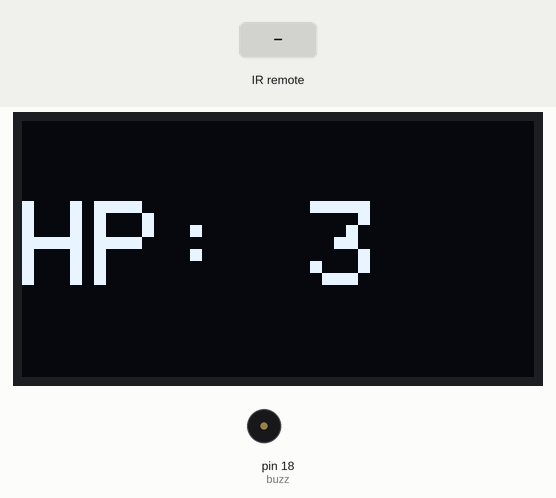
A sketch run on a simulated Arduino Uno, built with avr-gcc and run on an emulated ATmega328P. On the bench: 128×64 one-colour display, buzzer (waves = sounding). The inputs (shaded band) are chosen by the test bench.

Above: at 1.2 s.
1.3 s: infrared code 0x3C received
At 1.41 s:
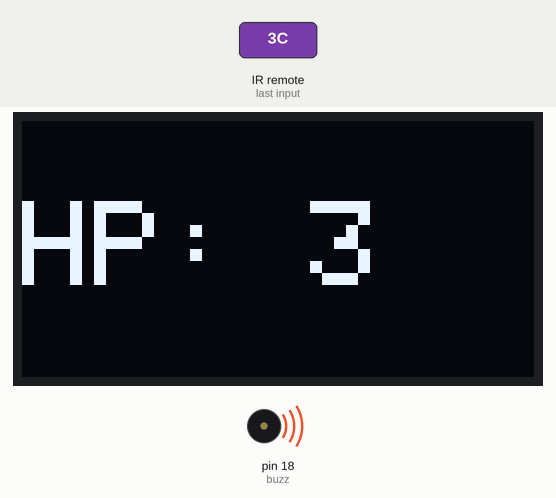
At 2.1 s:
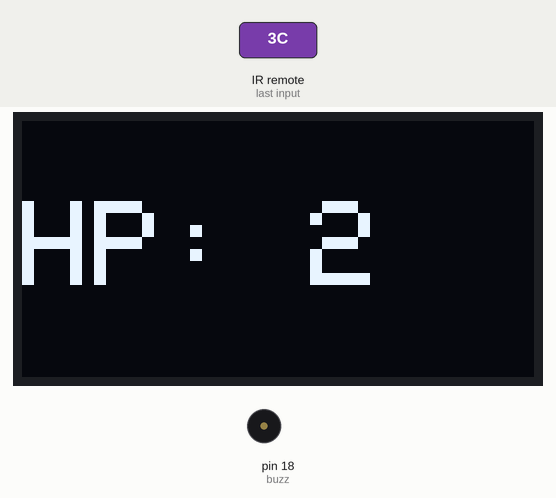
3.0 s: infrared code 0x3C received
At 4.6 s:
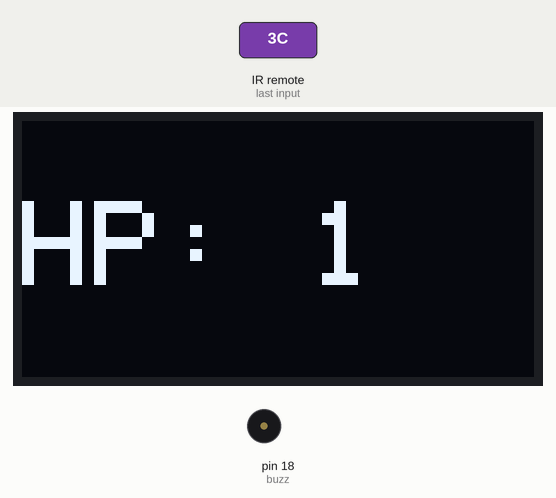
Timing chart, 0 to 6.1 s (numbered marks = the images above; inputs shaded):
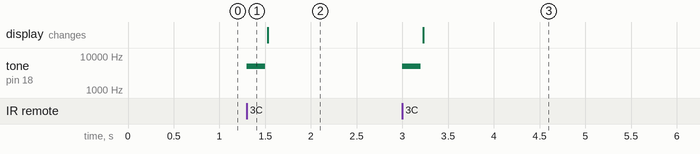

The sketch:

PROGRAMME_LASER_GAME_PLASTRON.ino
```cpp
#include <IRremote.hpp>         // Pour le capteur IR (version 4.x)
#include <Wire.h>               // Pour la communication I2C
#include <Adafruit_GFX.h>       // Pour le texte et graphismes
#include <Adafruit_SSD1306.h>   // Pour l'écran SSD1306

// Taille de l'écran OLED
#define SCREEN_WIDTH 128
#define SCREEN_HEIGHT 64

// Adresse I2C de l'écran SSD1306
#define OLED_ADDRESS 0x3C

// Initialisation de l'écran
Adafruit_SSD1306 display(SCREEN_WIDTH, SCREEN_HEIGHT, &Wire, -1);

// Broche du capteur IR
int ir = 0;

// Buzzer
int buzz = 18;

// Vie
int hp = 3;

void displayHp(int hp) {
  display.clearDisplay();
  display.setTextSize(3);            // Texte grand
  display.setTextColor(SSD1306_WHITE);
  display.setCursor(0, 20);
  display.print("HP: ");
  display.print(hp);
  display.display();
}

void shotSound() {
  tone(buzz, 5000);
  delay(200);
  noTone(buzz);
}

void deathSound() {
  tone(buzz, 800);
}

void flashZero() {
  deathSound();
  delay(1000);
  noTone(buzz);
}

void setup() {
  pinMode(buzz, OUTPUT);

  // Initialisation de l'écran
  if (!display.begin(SSD1306_SWITCHCAPVCC, OLED_ADDRESS)) {
    Serial.println(F("Échec écran SSD1306"));
    for (;;); // Stop
  }

  displayHp(hp); // Affiche les vies au démarrage

  // Initialisation IR
  IrReceiver.begin(ir, ENABLE_LED_FEEDBACK);
}

void loop() {
  if (IrReceiver.decode()) {

    if (hp > 0) {
      hp--;
      shotSound();
      displayHp(hp);

      if (hp == 0) {
        flashZero();
        hp = 3;
        displayHp(hp);
      }
    }

    IrReceiver.resume(); // prêt pour la prochaine réception
  }
}
```

Measured:
- after the input at 1.3 s, tone on pin 18 (buzz): silent → 5000 Hz at once, → silent 0.20 s later
- after the input at 3.0 s, tone on pin 18 (buzz): silent → 5000 Hz at once, → silent 0.20 s later; the display: changes after 0.23 s (image 3)
